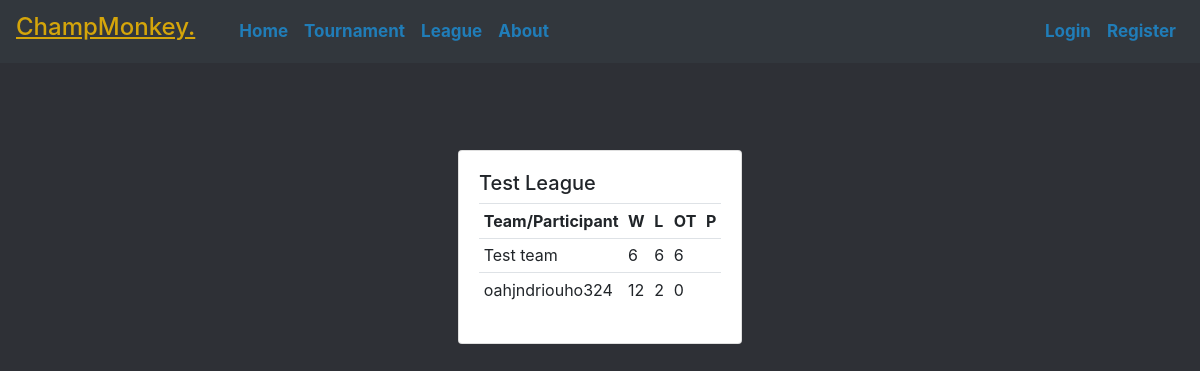
The page /league/1/ on the database its author committed.
### thornament/models.py (models this page shows, shortened)
class League(models.Model):
    TYPE = (
        ('One time', 'One time'),
        ('Two times', 'Two times'),
        ('Three times', 'Three times')
        )
    league_name     = models.CharField(max_length=200, null=True)
    league_type     = models.CharField(max_length=200, null=True, choices=TYPE)
    league_teams    = models.IntegerField(null=True)
    league_seed     = models.BooleanField(default=False, null=True)
    date_created    = models.DateTimeField(auto_now_add=True, null=True)
    owner           = models.ForeignKey(User, null=True , on_delete= models.SET_NULL)

class LeagueParticipant(models.Model):
    participant_name    = models.CharField(max_length=200, null=True)
    participant_win     = models.IntegerField(null=True)
    participant_loss    = models.IntegerField(null=True)
    participant_ot      = models.IntegerField(null=True)
    Participant_point   = models.IntegerField(null=True)
    owner               = models.ForeignKey(League, null=True , on_delete= models.SET_NULL)

### thornament/views.py (the view)
# urls.py: path('league/<str:pk>/', leagueView, name="leagueview"),
def leagueView(request, pk):
    league = League.objects.get(id=pk)
    participants = league.leagueparticipant_set.all()
    context = {
        'league':league,
        'participants':participants,
    }
    return render(request, 'thornament/league_view.html', context)

### thornament/templates/thornament/league_view.html
{% extends 'thornament/base.html' %}
{% load static %}
{% block content %}
<div id="league_view">
    <div class="league-view-wrapper">
        <div class="leage-view-container">
            <div class="card">
                <div class="card-body">
                    <table class="table table-sm">
                        <h5>{{league.league_name}}</h5>
                        <tr>
                            <th>Team/Participant</th>
                            <th>W</th>
                            <th>L</th>
                            <th>OT</th>
                            <th>P</th>
                        </tr>
                        {% for participant in participants%}
                        <tr>
                            <td>{{participant.participant_name}}</td>
                            <td>{{participant.participant_win}}</td>
                            <td>{{participant.participant_loss}}</td>
                            <td>{{participant.participant_ot}}</td>
                            <td>{{participant.participant_point}}</td>
                        </tr>
                        {% endfor %}
                    </table>
                </div>
            </div>
        </div>
    </div>
</div>
{% endblock %}

### static/css/main.css (style rules this page uses)
html, body { margin: 0 !important; padding: 0 !important; background-color: #2e3036 !important; height: 100vh; }

### static/css/league_view.css (style rules this page uses)
#league_view { margin-top: 150px; display: -webkit-box; display: -ms-flexbox; display: flex; width: 100%; }
#league_view .league-view-wrapper { display: -webkit-box; display: -ms-flexbox; display: flex; width: 100%; -webkit-box-pack: center; -ms-flex-pack: center; justify-content: center; }

### rows shown on the page
League: league_name "Test League"
LeagueParticipant: participant_name "Test team", participant_win "6", participant_loss "6", participant_ot "6"
LeagueParticipant: participant_name "oahjndriouho324", participant_win "12", participant_loss "2", participant_ot "0"
